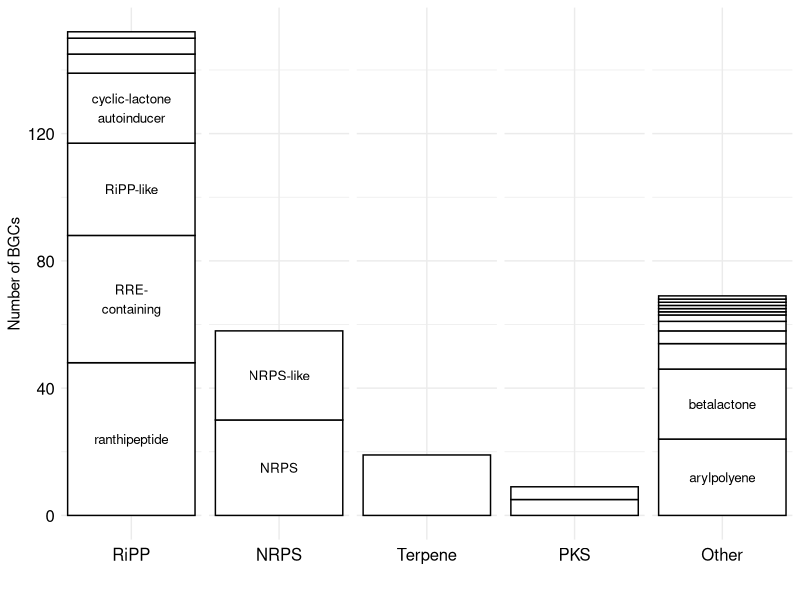
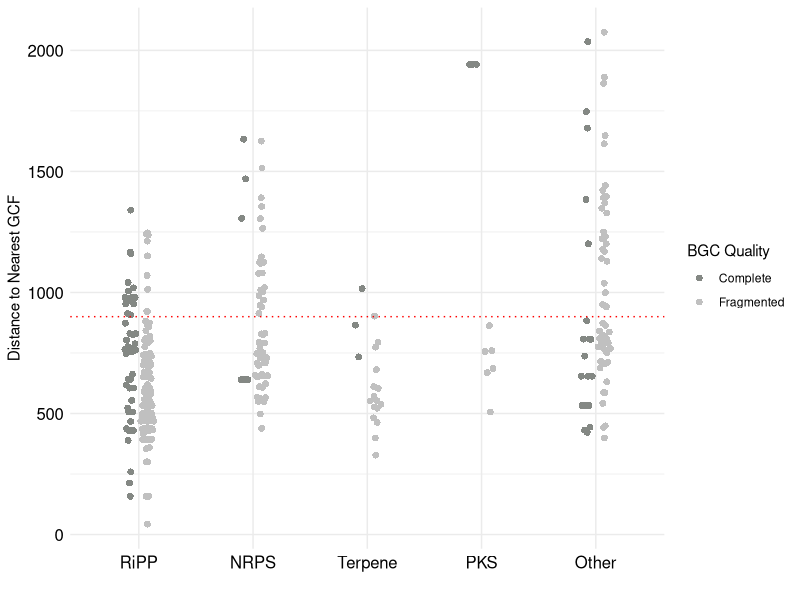
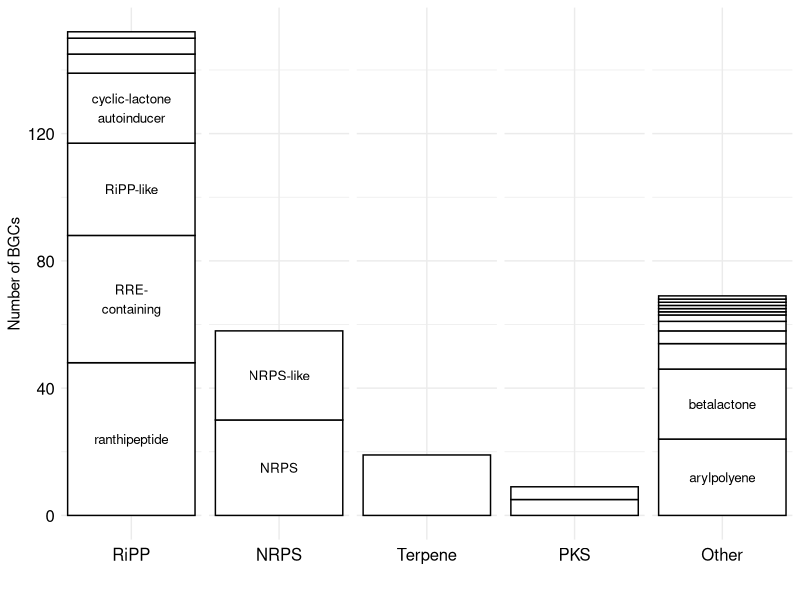
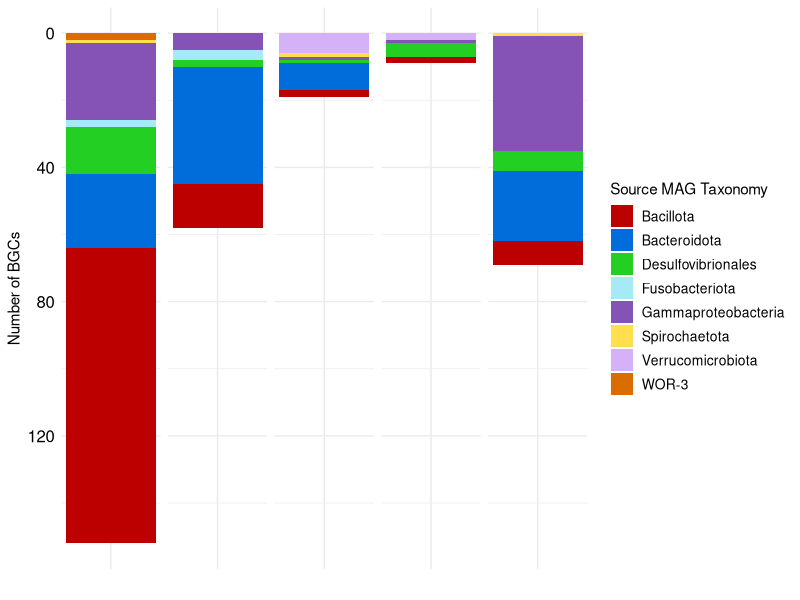
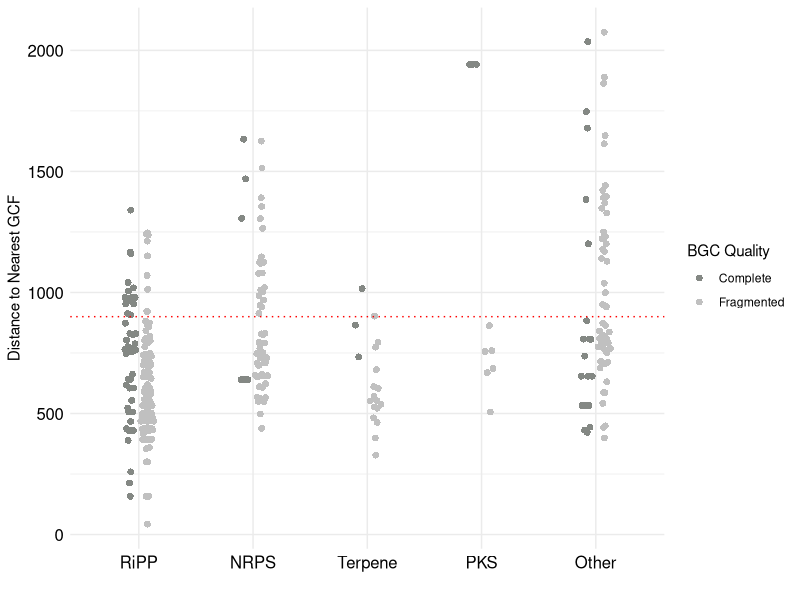
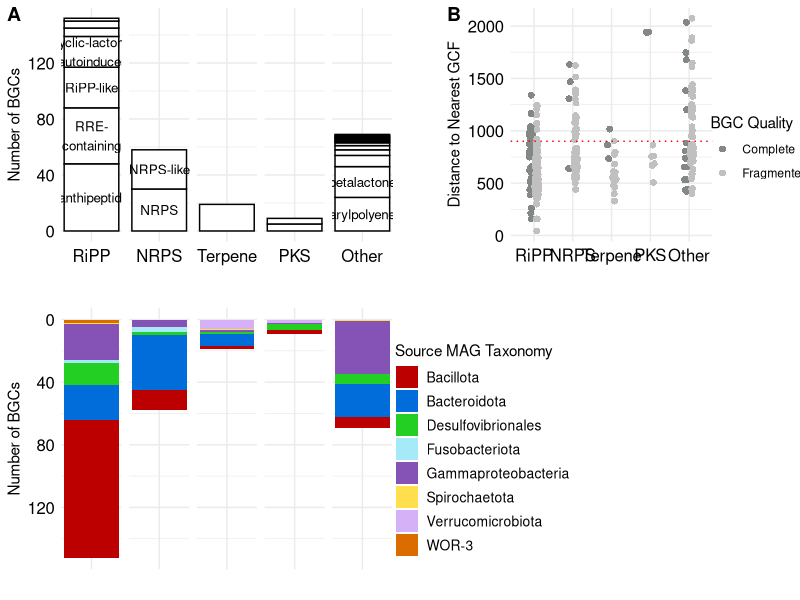

The R script that drew these images, in order:
library(ggplot2)
library("stringr") 
library(tidyr)
library(dplyr)
library("RColorBrewer")
library('tidyverse')
library("ggbeeswarm")
library("cowplot")

# Section: load packages
{
  list.of.packages = c( 'ggplot2', 'cowplot', 'ggbeeswarm', 'tidyverse', 'RColorBrewer', 'tidyr', 'dplyr', 'stringr')
  
  # Install packages if missing
  new.packages <- list.of.packages[!(list.of.packages %in% installed.packages()[,"Package"])]
  if(length(new.packages)) install.packages(new.packages)
  
  # Load packages
  sapply(list.of.packages, library, character.only = TRUE)
}


bigscape_classes <- c("RiPPs", 
                      "NRPS",
                      "Terpene",
                      "PKSI",
                      "PKSother", 
                      "Saccharides",
                      "PKS-NRP_Hybrids",
                      "Others")                             

my_classes <- c("RiPP", 
                "NRPS",
                "Terpene",
                "PKS", 
                "PKS", 
                "Other",
                "Other",
                "Other")

my_palettes <- c("Greens",
                 "Reds",
                 "Oranges",
                 "Blues",
                 "Greys")

#get_random_color <- Vectorize(function(class){
#  hue <- my_colors[as.numeric(class)]
#  palette  <- brewer.pal(n=9, name = hue)
#  sample(palette, 1)})

{
  bgc_df = subset(as.data.frame(read.csv("data/bin_bgc.tab", sep = "\t")), select = c("longBGC", "class", "product")) %>% 
    group_by(class, product) %>%
    tally( )%>%
    mutate(class = factor(class, levels = bigscape_classes), 
           class = my_classes[as.numeric(class)], 
           class = factor(class, levels = unique(my_classes)), 
           color = map_chr(as.numeric(class), 
                           ~sample(brewer.pal(n=9, my_palettes[.x]),1))) %>%
    arrange(class, desc(n)) %>%
    mutate(product  = factor(product, levels = rev(unique(product))), 
           label = str_replace_all(product, ';', ' / '), 
           ymax = cumsum(n), 
           ymin = ymax - n,
           label_position = if_else(n > 20, ymin +(ymax-ymin)/2, as.double(NA_character_)), 
           color = replace(color, product == "terpene", "orange")) 
  
  bgc_df$label[bgc_df$label == "cyclic-lactone-autoinducer"] <- "cyclic-lactone\nautoinducer"
  bgc_df$label[bgc_df$label == "RRE-containing"] <- "RRE-\ncontaining"
  
  barplot <- ggplot(bgc_df, 
                    aes(x = 0,
                        fill = product,
                        label = label)) +
    geom_bar(aes( y = n), 
             position = "stack", stat ="identity", fill = "white", color = "black") +
    geom_text(aes(y = label_position),
              size = 3.4,
              color = "black") +
    facet_grid( . ~ class, space = "free", switch="x") +
    scale_fill_manual(values = bgc_df$color) +
    scale_x_continuous(breaks = 0) +
    scale_y_continuous(breaks = seq(0, 200, by = 40)) +
    theme_minimal() +
    theme(legend.position = "none",
          axis.text.x = element_blank(), axis.text=element_text(size=12, colour = "black"),
          strip.text.x = element_text(size = 12, colour = "black")) +
    ylab("Number of BGCs") + xlab("")
  barplot
}



svg("figures/bgc_barplot.svg", width = 10, height = 5)
barplot
dev.off()

#####

{
  color_alpha = "#006F6C"
  color_gamma = "#8453b5"
  color_bacteroid = "#006DDB"
  color_desulfo = "#22CF22"
  color_pvc = "#d5b2f7"
  color_spiro = "#ffdf4d"
  color_fuso = "#A7EAF7"
  color_firm = "#BC0000"
  color_fibro = "#252525"
  color_weird = "#db6d00"
  
  
  annotation_pairs = list(
    c("Alphaproteobacteria", color_alpha),
    c("Bacillota", color_firm),
    c("Bacteroidota", color_bacteroid),
    c("Desulfovibrionales", color_desulfo),
    c("Gammaproteobacteria", color_gamma),
    c("Fibrobacterota", color_fibro),
    c("Fusobacteriota", color_fuso),
    c("Spirochaetota", color_spiro),
    c("WOR-3", color_weird),
    c("Verrucomicrobiota", color_pvc)
  )
  
  annotation_pairs = as.data.frame(do.call(rbind,annotation_pairs))
  annotation_pairs$taxonomy = annotation_pairs$V1
  annotation_pairs$color = annotation_pairs$V2
}

{
  bgc_tax_df = subset(as.data.frame(read.csv("data/bin_bgc.tab", sep = "\t")), select = c("longBGC", "class", "taxonomy")) %>% 
    group_by(class, taxonomy) %>%
    tally( )%>%
    mutate(class = factor(class, levels = bigscape_classes), 
           class = my_classes[as.numeric(class)], 
           class = factor(class, levels = unique(my_classes))) %>%
    group_by(class, taxonomy) %>%
    arrange(class, desc(n))
  
  bgc_tax_df = aggregate(n ~ class + taxonomy, bgc_tax_df, sum)
  
  bgc_tax_df <- merge(x=bgc_tax_df,y=annotation_pairs, 
                      by="taxonomy", all.x=TRUE)
  
  barplot_tax <- ggplot(bgc_tax_df,
                        aes(x = 0,
                            fill = taxonomy)) +
    geom_bar(aes( y = n), 
             position = "stack", stat ="identity") +
    facet_grid(. ~ class, space = "free", switch="x") +
    scale_fill_manual(values = unique(bgc_tax_df$color), name = "Source MAG Taxonomy") +
    scale_x_continuous(breaks = 0) + scale_y_reverse(breaks = seq(200, 0, by = -40)) +
    theme_minimal() +
    theme(axis.text.x = element_blank(),   strip.background = element_blank(), legend.text=element_text(size = 10),
          strip.text.x = element_blank(), axis.text=element_text(size=12, colour = "black")) +
    ylab("Number of BGCs") + xlab("")
}

svg("figures/bgc_tax_barplot.svg", width = 10, height = 5)
barplot_tax
dev.off()

#############

bgc_violin_df = subset(as.data.frame(read.csv("data/bin_bgc.tab", sep = "\t")), select = c("longBGC", "class", "taxonomy", "completeness","distance")) %>%
  mutate(class = factor(class, levels = bigscape_classes), 
         class = my_classes[as.numeric(class)], 
         class = factor(class, levels = unique(my_classes)))
barplot_violin = ggplot(bgc_violin_df, aes(x=class, y=distance)) +
  geom_quasirandom(aes(x=class, y=distance, fill = completeness), shape = 21, size = 2, color = "transparent", dodge.width = 0.3, varwidth = TRUE) +
  scale_fill_manual(values = c("Complete" = "#848884", "Fragmented" = "#C0C0C0"))  +
  theme_minimal() + 
  geom_hline(yintercept=900, linetype='dotted', col = 'red') +
  ylab("Distance to Nearest GCF") + xlab("") + theme(axis.text=element_text(size=12, colour = "black"))
barplot_violin$labels$fill <- "BGC Quality"
barplot_violin

svg("figures/bgc_violin_barplot.svg", width = 7, height = 5)
barplot_violin
dev.off()


{
  g1 = barplot
  g2 = barplot_tax
  g3 = barplot_violin
}

svg("figures/bgc_combined_barplot_bigtext.svg", width = 11, height = 7)
theme_set(theme_minimal())
plot_grid(plot_grid(
  g1 + theme(legend.position = "none"), ggplot(), g3 + theme(legend.position = "none"), get_legend(g3),
  ncol = 4, labels = c("A", "", "B", ""), align = "hv", axis = "b", rel_widths = c(5, 0.5, 3.5, 1)),
  plot_grid(g2 + theme(legend.position = "none"), get_legend(g2), ggplot(), ggplot(),
            ncol = 4, align = "hv", axis = "b", rel_widths = c(5, 2, 1.5, 1.5)), nrow = 2) 
dev.off()

